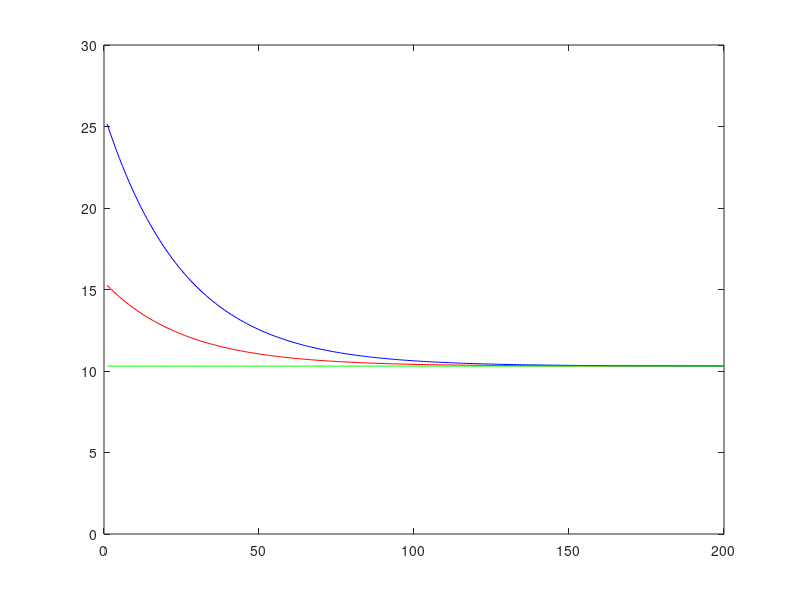
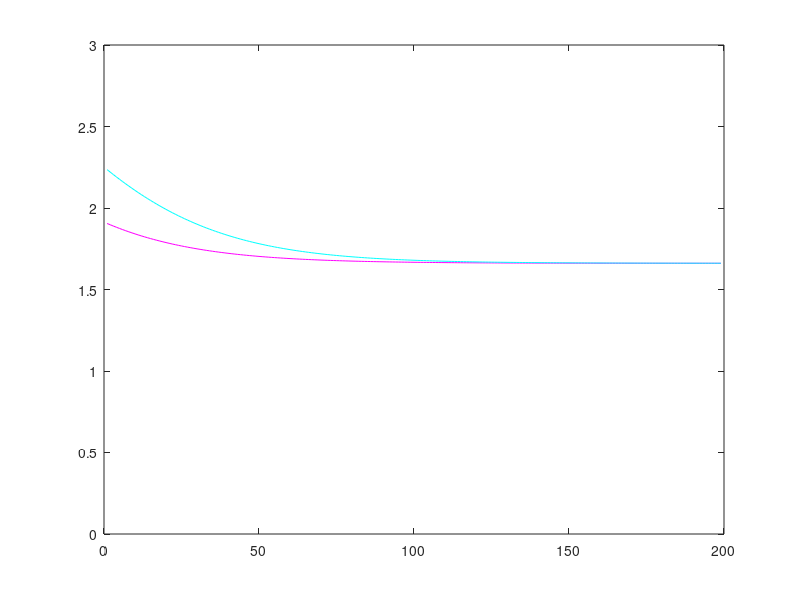
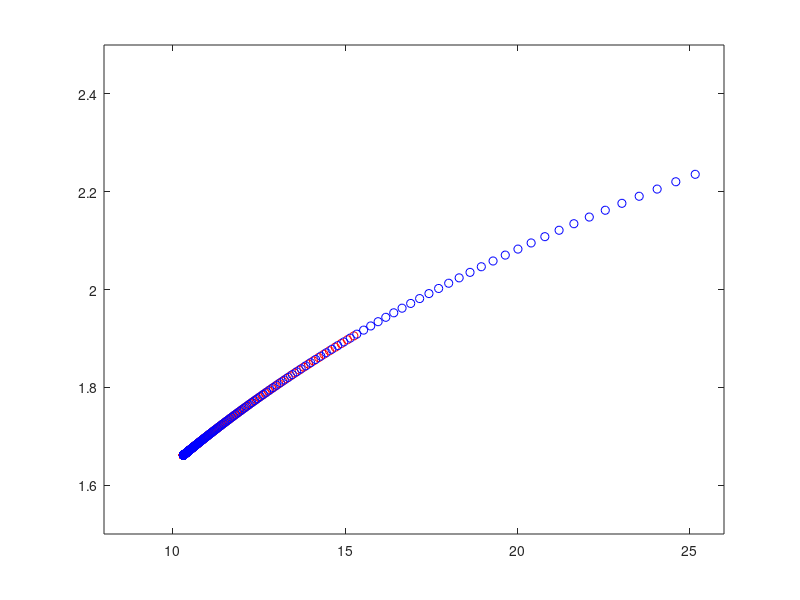
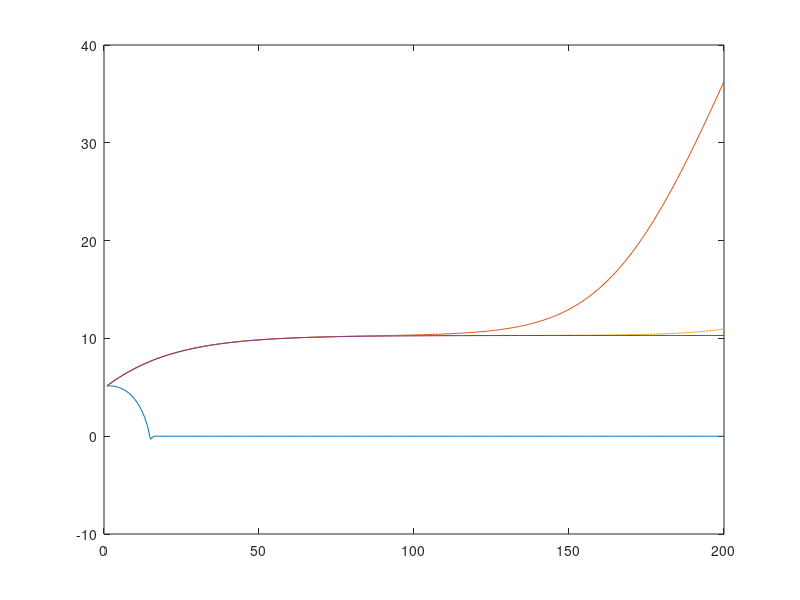

Write MATLAB code to recreate these figures, in order.
%Problem Set 2
%set parameters
alfa=1/3;
beta=0.98;
gamma=2;
delta=0.05;
kss=10.3;

%compute partial derivatives in linearization

Fyx=gamma*(kss^alfa-delta*kss)^(-(gamma+1))*((1-delta)+alfa*kss^(alfa-1));
Fyy=-gamma*(kss^alfa-delta*kss)^(-(gamma+1));
Fxy=Fyx;
Fxx=(kss^alfa-delta*kss)^(-(gamma+1))*(alfa-1)*alfa*kss^(alfa-2)-gamma*(kss^alfa-delta*kss)^(-(gamma+1))*((1-delta)+alfa*kss^(alfa-1))^2;

%plot evolution of kt from both states
figure1 = figure
t=1:1:200
k1 = 5.15*0.9621.^t+10.3;
k2 = 15.45*0.9621.^t+10.3;
k3 = 10.3*t.^0
plot(t,k1,'r',t,k2,'b',t,k3,'g')
ylim([0 30])
saveas(figure1,'kt1.pdf')

%plot evolution of ct from both states 
figure2 = figure
c1=zeros(1,200);
c2=zeros(1,200);
for i=1:199
c1(i)=(1-delta)*k1(i)+k1(i).^(alfa)-k1(i+1)
c2(i)=(1-delta)*k2(i)+k2(i).^(alfa)-k2(i+1)
end
c1(200)=NaN;
c2(200)=NaN;
plot(t,c1,'m',t,c2,'c')
ylim([0 3])
saveas(figure2,'ct2.pdf')

%plot the phase diagram
figure3 = figure
plot(k1,c1,'or')
hold on
plot(k2,c2,'ob')
xlim([8 26])
ylim([1.5 2.5])
saveas(figure3,'phasefirstpart.pdf')

%shooting
K1=zeros(400,200);
for j=1:400
    K1(j,1)=1/2*kss;
end
    K1(1,2)=1/2*kss;
for j=1:400 
    for i=3:200
    K1(j,i)=(1-delta)*K1(j,i-1)+K1(j,i-1)^(alfa)-(beta*((1-delta)+alfa*K1(j,i-1)^(alfa-1)))^(1/gamma)*((1-delta)*K1(j,i-2)+K1(j,i-2)^(alfa)-K1(j,i-1));
    if K1(j,i)<0
        break
    else
    end
    end
    if abs(K1(j,200)-kss)<0.001
    break
    else
    end
    if K1(j,200)-kss>0
    K1(j+1,2)=K1(j,2)-1/j;
    elseif K1(j,200)-kss<0
    K1(j+1,2)=K1(j,2)+1/j;
    end
end

C1=zeros(400,199);
for j=1:400
    C1(j,1)=NaN;
    C1(j,200)=NaN;
    for i=2:199
        C1(j,i)=(1-delta)*K1(j,i)+K1(j,i).^(alfa)-K1(j,i+1);
    end
end

K2=zeros(400,200);
for j=1:400
    K2(j,1)=3/2*kss;
end
    K2(1,2)=3/2*kss;
for j=1:400 
    for i=3:200 
    K2(j,i)=(1-delta)*K2(j,i-1)+K2(j,i-1)^(alfa)-(beta*((1-delta)+alfa*K2(j,i-1)^(alfa-1)))^(1/gamma)*((1-delta)*K2(j,i-2)+K2(j,i-2)^(alfa)-K2(j,i-1));
    if K2(j,i)<0
        break
    else
    end
    end
    if abs(K2(j,200)-kss)<0.001
    break
    else
    end
    if K2(j,200)-kss>0
    K2(j+1,2)=K2(j,2)-1/j;
    elseif K2(j,200)-kss<0
    K2(j+1,2)=K2(j,2)+1/j;
    end
end
C2=zeros(400,200);
for j=1:400
    C2(j,1)=NaN;
    C2(j,200)=NaN;
    for i=2:199
        C2(j,i)=(1-delta)*K2(j,i)+K2(j,i).^(alfa)-K2(j,i+1);
    end
end

capital=figure
M=200
plot(1:M,K1(1,:))
hold on
plot(1:M,K1(100,:))
hold on
plot(1:M,K1(200,:))
hold on
plot(1:M,K1(304,:))
capital2=figure
plot(1:M,K2(1,:))
hold on
plot(1:M,K2(100,:))
hold on
plot(1:M,K2(200,:))
hold on
plot(1:M,K2(314,:))
ylim([0 90])
saveas(capital,'capital.pdf')
saveas(capital2,'capital2.pdf')

consumption=figure
M=200
plot(1:M,C1(1,:))
hold on
plot(1:M,C1(100,:))
hold on
plot(1:M,C1(200,:))
hold on
plot(1:M,C1(304,:))
consumption2=figure
plot(1:M,C2(1,:))
hold on
plot(1:M,C2(100,:))
hold on
plot(1:M,C2(200,:))
hold on
plot(1:M,C2(314,:))
saveas(consumption,'cons.pdf')
saveas(consumption2,'cons2.pdf')

phase=figure
plot(K1(1,:),C1(1,:),'o')
hold on
plot(K1(100,:),C1(100,:),'o')
hold on
plot(K1(200,:),C1(200,:),'o')
hold on
plot(K2(1,:),C2(1,:),'o')
hold on
plot(K2(100,:),C2(100,:),'o')
hold on
plot(K2(200,:),C2(200,:),'o')
saveas(phase,'phase.pdf')

phase2=figure
plot(K1(304,:),C1(304,:),'og')
hold on
plot(K2(314,:),C2(314,:),'om')
saveas(phase2,'phase2.pdf')

phaseboth=figure
plot(k1,c1,'or')
hold on
plot(K1(304,:),C1(304,:),'ob')
saveas(phaseboth,'phaseboth.pdf')
phaseboth2=figure
plot(k2,c1,'or')
hold on
plot(K2(314,:),C2(314,:),'ob')
saveas(phaseboth2,'phaseboth2.pdf')
